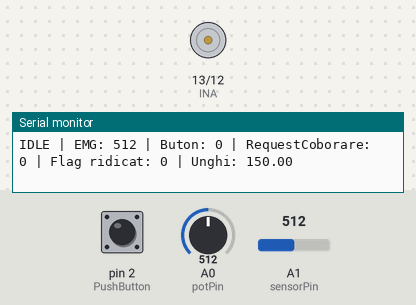
Bench run of a sketch on a simulated Arduino Uno, built with avr-gcc and run on an emulated ATmega328P. Parts: motor-driver pin pairs drawn as motors (green arrow = first pin HIGH = forward, orange = second pin HIGH = backward, longer = more drive, scaled by the enable pin), the last lines printed to the serial monitor. Inputs (shaded band) come from the test bench; at power-on: A1 (sensorPin) = 512, pin 2 (PushButton) HIGH, A0 (potPin) = 512.

Above: at 1.2 s.
1.3 s: A1 (sensorPin) set to 631
4.3 s: A1 (sensorPin) set to 659
5.8 s: pin 2 (PushButton) pulled LOW for 0.15 s
At 6.9 s:
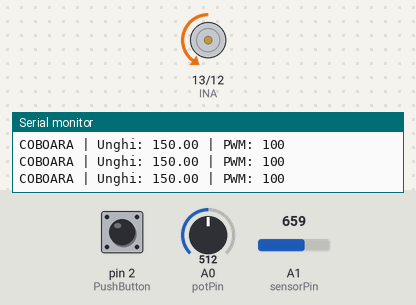
7.4 s: A0 (potPin) set to 115
8.9 s: A0 (potPin) set to 95
At 9.3 s:
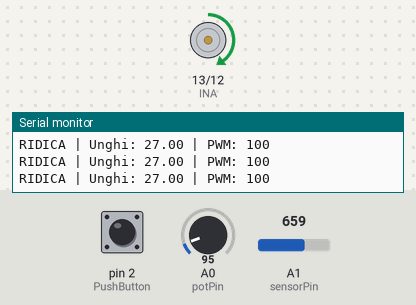
Timing chart, 0 to 11.4 s (numbered marks = the images above; inputs shaded):
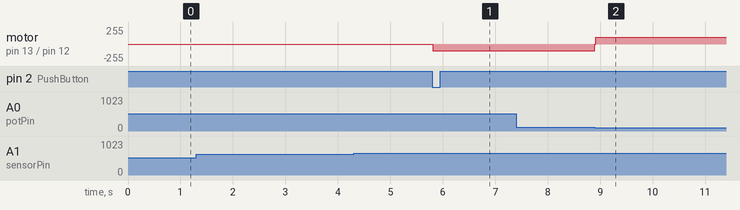

Measured:
- the behaviour switches between 106 and 105 on A0 (potPin) (found by bisection; images 1 and 2)
- after the input at 5.8 s, motor on pin 13 (INA) / pin 12 (INB): stopped → backward 100/255 at once
- after the input at 8.9 s, motor on pin 13 (INA) / pin 12 (INB): backward 100/255 → forward 100/255 at once

The sketch:

brat_exoscheletic_pid.ino
```cpp
// === Pinout motor ===
const int INA = 13;
const int INB = 12;
const int PWM = 11;

// === Senzori ===
const int sensorPin = A1;   // EMG
const int potPin = A0;      // Potențiometru
const int PushButton = 2;   // Buton

// === PID ===
float Kp = 1.0659;
float Ki = 2.2033;
float Kd = 0.0133;
float previousError = 0;
float integral = 0;

// === FSM ===
enum State { IDLE, RIDICA, COBOARA };
State currentState = IDLE;

// === Timp actualizări motor ===
unsigned long lastUpdate = 0;
const int interval = 50;  // ms între iterații PID

// === Măsurători ===
int sensorValue = 0;
int potValue = 0;
float angle = 0;

// === Flag poziție braț ===
bool flag_ridicata = false;

// === Flag apăsare unică buton ===
static bool buttonWasPressed = false;
static bool requestCoborare = false;

void setup() {
  pinMode(INA, OUTPUT);
  pinMode(INB, OUTPUT);
  pinMode(PWM, OUTPUT);
  pinMode(PushButton, INPUT_PULLUP);
  Serial.begin(115200);
}

void loop() {
  unsigned long now = millis();

  // === Citiri actualizate ===
  sensorValue = analogRead(sensorPin);
  potValue = analogRead(potPin);
  angle = map(potValue, 0, 1023, 0, 300);


  // === Citire buton + generare cerere de coborâre ===
  bool buttonState = digitalRead(PushButton) == LOW;

  if (buttonState && !buttonWasPressed) {
    requestCoborare = true;  // apăsare detectată
  }
  buttonWasPressed = buttonState;

  // === FSM ===
  switch (currentState) {

    case IDLE:
      stop_motor();

      Serial.print("IDLE | EMG: ");
      Serial.print(sensorValue);
      Serial.print(" | Buton: ");
      Serial.print(buttonState);
      Serial.print(" | RequestCoborare: ");
      Serial.print(requestCoborare);
      Serial.print(" | Flag ridicat: ");
      Serial.print(flag_ridicata);
      Serial.print(" | Unghi: ");
      Serial.println(angle);

      if (sensorValue >= 650 && !flag_ridicata) {
        currentState = RIDICA;
      } else if (requestCoborare && flag_ridicata) {
        currentState = COBOARA;
        requestCoborare = false;  // resetăm cererea după executare
      }
      break;

    case RIDICA:
      if (now - lastUpdate >= interval) {
        lastUpdate = now;
        int pwmValue = computePID(70, angle);  // target: 95°

        digitalWrite(INA, HIGH);
        digitalWrite(INB, LOW);
        analogWrite(PWM, pwmValue);

        Serial.print("RIDICA | Unghi: ");
        Serial.print(angle);
        Serial.print(" | PWM: ");
        Serial.println(pwmValue);
      }

      if (angle >= 70) {
        flag_ridicata = true;
        currentState = IDLE;
      }
      break;

    case COBOARA:
      if (now - lastUpdate >= interval) {
        lastUpdate = now;
        int pwmValue = computePID(30, angle);  // target: 30°

        digitalWrite(INA, LOW);
        digitalWrite(INB, HIGH);
        analogWrite(PWM, pwmValue);

        Serial.print("COBOARA | Unghi: ");
        Serial.print(angle);
        Serial.print(" | PWM: ");
        Serial.println(pwmValue);
      }

      if (angle <= 30) {
        flag_ridicata = false;
        currentState = IDLE;
      }
      break;
  }
}

int computePID(float setpoint, float measured) {
  float error = setpoint - measured;
  integral += error;
  float derivative = error - previousError;
  previousError = error;

  float output = Kp * error + Ki * integral + Kd * derivative;

  output = abs(output);  // permite control și pentru erori negative
  output = constrain(output, 0, 100);
  return (int)output;
}

void stop_motor() {
  analogWrite(PWM, 0);
  previousError = 0;
  integral = 0;
}
```
